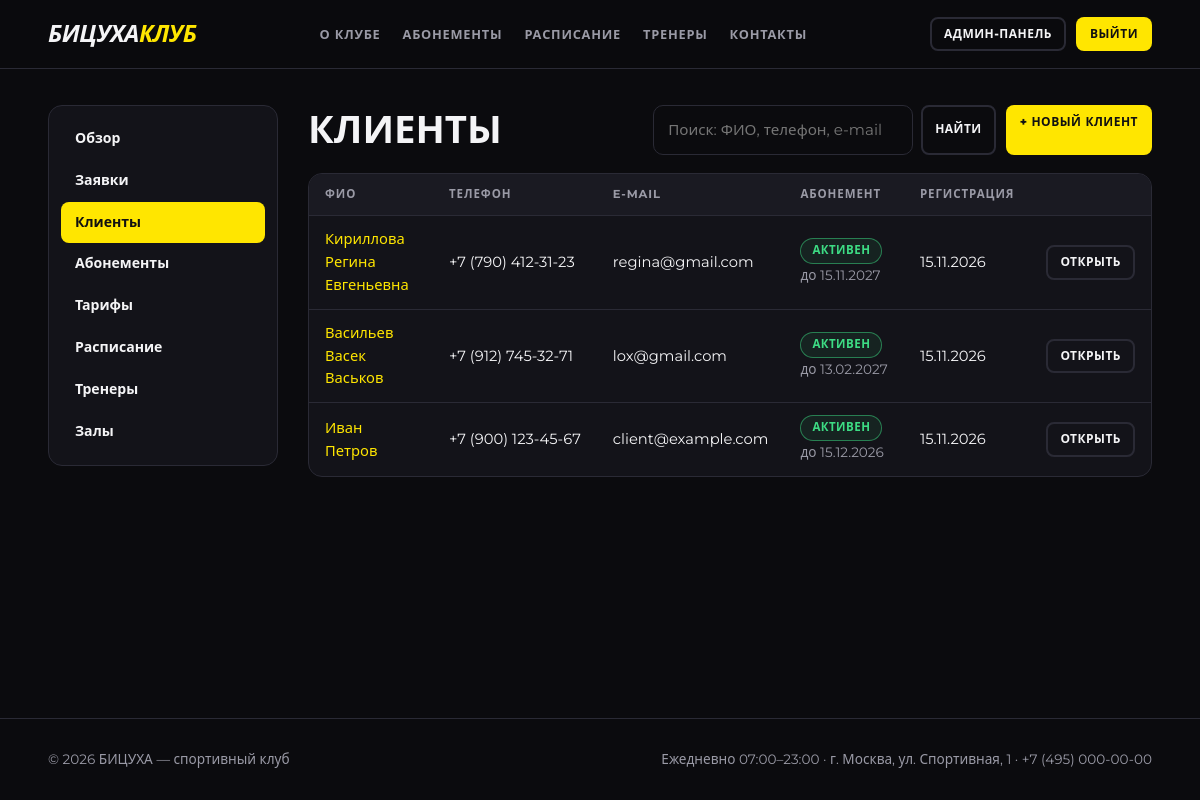
The app's page /admin/clients (signed in) with its own data.
### tables this page shows
CREATE TABLE clients (
    id                INTEGER PRIMARY KEY AUTOINCREMENT,
    user_id           INTEGER NOT NULL UNIQUE REFERENCES users(id) ON DELETE CASCADE,
    full_name         TEXT    NOT NULL,
    phone             TEXT    NOT NULL UNIQUE,
    registration_date TEXT    NOT NULL DEFAULT (date('now','localtime'))
);

CREATE TABLE users (
    id            INTEGER PRIMARY KEY AUTOINCREMENT,
    email         TEXT    NOT NULL UNIQUE COLLATE NOCASE,
    password_hash TEXT    NOT NULL,
    role          TEXT    NOT NULL CHECK (role IN ('client','trainer','admin')),
    is_active     INTEGER NOT NULL DEFAULT 1 CHECK (is_active IN (0,1)),
    created_at    TEXT    NOT NULL DEFAULT (datetime('now','localtime'))
);

### admin.py (the view)
@bp.route("/clients")
def clients():
    term = request.args.get("q", "").strip()
    sql = ("SELECT c.*, u.email, u.is_active, "
           "  (SELECT status FROM subscriptions s WHERE s.client_id=c.id "
           "   AND s.status IN ('pending','active','frozen')) AS sub_status, "
           "  (SELECT end_date FROM subscriptions s WHERE s.client_id=c.id "
           "   AND s.status IN ('pending','active','frozen')) AS sub_end "
           "FROM clients c JOIN users u ON u.id=c.user_id ")
    params = ()
    if term:
        sql += "WHERE c.full_name LIKE ? OR c.phone LIKE ? OR u.email LIKE ? "
        like = f"%{term}%"
        params = (like, f"%{''.join(ch for ch in term if ch.isdigit()) or term}%", like)
    rows = q_all(sql + "ORDER BY c.id DESC", params)
    return render_template("admin/clients.html", rows=rows, term=term)

### admin.py (called while the page is built)
@bp.before_request
@role_required("admin")
def _only_admin():
    return None

@bp.context_processor
def _badges():
    return dict(
        badge_apps=q_val("SELECT COUNT(*) FROM applications WHERE status='new'"),
        badge_pay=q_val("SELECT COUNT(*) FROM subscriptions s JOIN payments p ON p.subscription_id=s.id "
                        "WHERE s.status='pending' AND p.status='pending'"))

### app.py (called while the page is built)
@app.template_filter("date_ru")
def date_ru(value):
    if not value:
        return "—"
    return date.fromisoformat(value[:10]).strftime("%d.%m.%Y")

@app.template_filter("phone")
def phone_fmt(value):
    v = value or ""
    if len(v) == 11:
        return f"+7 ({v[1:4]}) {v[4:7]}-{v[7:9]}-{v[9:]}"
    return v

@app.context_processor
def inject_globals():
    return dict(csrf_token=csrf_token, CLUB_NAME=CLUB_NAME, SUB_STATUS=SUB_STATUS,
                PAY_STATUS=PAY_STATUS, PAY_METHOD=PAY_METHOD, ROLE_NAME=ROLE_NAME,
                today_iso=date.today().isoformat())

@app.before_request
def before_request():
    logic.refresh_statuses()
    load_user()
    check_csrf()

@app.after_request
def security_headers(resp):
    resp.headers.setdefault("X-Content-Type-Options", "nosniff")
    resp.headers.setdefault("X-Frame-Options", "DENY")
    resp.headers.setdefault("Referrer-Policy", "same-origin")
    return resp

### auth.py (called while the page is built)
def load_user():
    g.user = None
    uid = session.get("uid")
    if not uid:
        return
    user = q_one(
        "SELECT u.id, u.email, u.role, u.is_active, "
        "       COALESCE(c.full_name, e.full_name) AS name, "
        "       c.id AS client_id, e.id AS employee_id "
        "FROM users u "
        "LEFT JOIN clients c ON c.user_id = u.id "
        "LEFT JOIN employees e ON e.user_id = u.id "
        "WHERE u.id = ?", (uid,))
    if user and user["is_active"]:
        g.user = user
    else:
        session.clear()

def role_required(*roles):
    def decorator(view):
        @wraps(view)
        def wrapper(*args, **kwargs):
            if g.user is None:
                flash("Войдите в аккаунт, чтобы продолжить.", "error")
                nxt = request.path if request.method == "GET" else None
                return redirect(url_for("login", next=nxt))
            if roles and g.user["role"] not in roles:
                abort(403)
            return view(*args, **kwargs)
        return wrapper
    return decorator

def csrf_token():
    if "_csrf" not in session:
        session["_csrf"] = secrets.token_hex(16)
    return session["_csrf"]

### templates/admin/clients.html
{% extends 'admin/base.html' %}
{% block admin %}
<div class="toolbar">
  <h1 class="page-title" style="margin:0">Клиенты</h1>
  <div style="display:flex;gap:10px;flex-wrap:wrap">
    <form method="get"><input name="q" value="{{ term }}" placeholder="Поиск: ФИО, телефон, e-mail" style="width:260px">
      <button class="btn btn-ghost btn-sm">Найти</button></form>
    <a class="btn btn-primary btn-sm" href="{{ url_for('admin.client_new') }}">+ Новый клиент</a>
  </div>
</div>
<div class="table-wrap"><table>
  <thead><tr><th>ФИО</th><th>Телефон</th><th>E-mail</th><th>Абонемент</th><th>Регистрация</th><th></th></tr></thead><tbody>
  {% for c in rows %}
    <tr><td><a href="{{ url_for('admin.client_detail', client_id=c.id) }}">{{ c.full_name }}</a>
        {% if not c.is_active %}<span class="pill pill-cancelled">заблокирован</span>{% endif %}</td>
      <td class="nowrap">{{ c.phone|phone }}</td><td>{{ c.email }}</td>
      <td>{% if c.sub_status %}<span class="pill pill-{{ c.sub_status }}">{{ SUB_STATUS[c.sub_status] }}</span>
          {% if c.sub_end %}<span class="muted small"> до {{ c.sub_end|date_ru }}</span>{% endif %}
          {% else %}<span class="muted">нет</span>{% endif %}</td>
      <td>{{ c.registration_date|date_ru }}</td>
      <td class="actions"><a class="btn btn-ghost btn-sm" href="{{ url_for('admin.client_detail', client_id=c.id) }}">Открыть</a></td></tr>
  {% else %}<tr><td colspan="6" class="empty">Клиенты не найдены.</td></tr>{% endfor %}
</tbody></table></div>
{% endblock %}

### templates/admin/base.html (shortened to what this page needs)
{% extends 'base.html' %}
{% block content %}
{% set ep = request.endpoint %}
<div class="container admin-layout">
  <aside class="sidebar">
    <a href="{{ url_for('admin.dashboard') }}" class="{{ 'active' if ep == 'admin.dashboard' }}">Обзор</a>
    <a href="{{ url_for('admin.applications') }}" class="{{ 'active' if ep.startswith('admin.application') }}">Заявки
      {% if badge_apps %}<span class="count">{{ badge_apps }}</span>{% endif %}</a>
    <a href="{{ url_for('admin.clients') }}" class="{{ 'active' if ep.startswith('admin.client') }}">Клиенты</a>
    <a href="{{ url_for('admin.subscriptions') }}" class="{{ 'active' if ep.startswith('admin.subscription') }}">Абонементы
      {% if badge_pay %}<span class="count">{{ badge_pay }}</span>{% endif %}</a>
    <a href="{{ url_for('admin.plans') }}" class="{{ 'active' if ep.startswith('admin.plan') }}">Тарифы</a>
    <a href="{{ url_for('admin.classes') }}" class="{{ 'active' if ep.startswith('admin.class') }}">Расписание</a>
    <a href="{{ url_for('admin.trainers') }}" class="{{ 'active' if ep.startswith('admin.trainer') }}">Тренеры</a>
    <a href="{{ url_for('admin.halls') }}" class="{{ 'active' if ep.startswith('admin.hall') }}">Залы</a>
  </aside>
  <div>{% block admin %}{% endblock %}</div>
</div>
{% endblock %}

### templates/base.html (shortened to what this page needs)
<!DOCTYPE html>
<html lang="ru">
<head>
  <link rel="stylesheet" href="{{ url_for('static', filename='css/style.css') }}">
</head>
<body>
<header class="site-header">
  <div class="container header-row">
    <a class="logo" href="{{ url_for('index') }}">{{ CLUB_NAME }}<span>КЛУБ</span></a>
    <ul class="nav" id="nav">
      <li><a href="{{ url_for('index') }}#about">О клубе</a></li>
      <li><a href="{{ url_for('index') }}#plans">Абонементы</a></li>
      <li><a href="{{ url_for('schedule') }}">Расписание</a></li>
      <li><a href="{{ url_for('index') }}#coaches">Тренеры</a></li>
      <li><a href="{{ url_for('index') }}#contact">Контакты</a></li>
    </ul>
    <div class="auth">
      {% if g.user %}
        {% if g.user.role == 'admin' %}
          <a class="btn btn-ghost btn-sm" href="{{ url_for('admin.dashboard') }}">Админ-панель</a>
        {% elif g.user.role == 'trainer' %}
          <a class="btn btn-ghost btn-sm" href="{{ url_for('trainer_page') }}">Мои занятия</a>
        {% else %}
          <a class="btn btn-ghost btn-sm" href="{{ url_for('cabinet') }}">Кабинет</a>
        {% endif %}
        <form method="post" action="{{ url_for('logout') }}">
          <button class="btn btn-primary btn-sm" type="submit">Выйти</button>
        </form>
      {% else %}
        <a class="btn btn-ghost btn-sm" href="{{ url_for('login') }}">Войти</a>
        <a class="btn btn-primary btn-sm" href="{{ url_for('register') }}">Регистрация</a>
      {% endif %}
    </div>
  </div>
</header>
<main>{% block content %}{% endblock %}</main>
<footer class="site-footer">
  <div class="container footer-row">
    <span>© {{ today_iso[:4] }} {{ CLUB_NAME }} — спортивный клуб</span>
    <span>Ежедневно 07:00–23:00 · г. Москва, ул. Спортивная, 1 · +7 (495) 000-00-00</span>
  </div>
</footer>
</body>
</html>

### static/css/style.css (style rules this page uses)
:root { --bg: #0b0b0e; --surface: #131319; --surface-2: #1a1a22; --line: #2a2a35; --accent: #ffe600; --accent-ink: #111; --text: #f4f4f6; --muted: #9a9aa6; --ok: #3ddc84; --warn: #ffb020; --err: #ff5a5f; --radius: 14px; }
* { box-sizing: border-box; margin: 0; padding: 0; }
html { scroll-behavior: smooth; scroll-padding-top: 80px; }
body { font-family: 'Montserrat', system-ui, -apple-system, 'Segoe UI', Roboto, Arial, sans-serif; background: var(--bg); color: var(--text); line-height: 1.55; min-height: 100vh; display: flex; flex-direction: column; }
main { flex: 1; }
a { color: var(--accent); text-decoration: none; }
h1, h2, h3, h4 { line-height: 1.15; font-weight: 800; }
.container { width: min(1180px, 92%); margin: 0 auto; }
.muted { color: var(--muted); }
.small { font-size: .85rem; }
.nowrap { white-space: nowrap; }
.site-header { position: sticky; top: 0; z-index: 50; background: rgba(11,11,14,.92); backdrop-filter: blur(12px); border-bottom: 1px solid var(--line); }
.header-row { display: flex; align-items: center; justify-content: space-between; gap: 20px; height: 68px; }
.logo { font-weight: 900; font-size: 1.5rem; letter-spacing: -.5px; font-style: italic; color: var(--text); }
.logo span { color: var(--accent); }
.nav { display: flex; gap: 22px; list-style: none; }
.nav a { color: var(--muted); font-weight: 700; font-size: .8rem; text-transform: uppercase; letter-spacing: .06em; }
.auth { display: flex; align-items: center; gap: 10px; }
.auth form { display: inline; }
.btn { display: inline-block; border: 2px solid transparent; border-radius: 10px; cursor: pointer; padding: 11px 22px; font: inherit; font-weight: 800; font-size: .9rem; text-transform: uppercase; letter-spacing: .04em; transition: transform .1s, background .2s, border-color .2s; text-align: center; }
.btn-primary { background: var(--accent); color: var(--accent-ink); }
.btn-ghost { background: transparent; color: var(--text); border-color: var(--line); }
.btn-sm { padding: 6px 12px; font-size: .75rem; border-radius: 8px; }
.table-wrap { overflow-x: auto; border: 1px solid var(--line); border-radius: var(--radius); background: var(--surface); }
table { width: 100%; border-collapse: collapse; font-size: .92rem; }
th, td { padding: 12px 16px; text-align: left; border-bottom: 1px solid var(--line); vertical-align: middle; }
th { background: var(--surface-2); font-size: .72rem; text-transform: uppercase; letter-spacing: .08em; color: var(--muted); white-space: nowrap; }
tr:last-child td { border-bottom: 0; }
td.actions { white-space: nowrap; text-align: right; }
input, select, textarea { width: 100%; background: var(--bg); border: 1px solid var(--line); color: var(--text); border-radius: 10px; padding: 12px 14px; font: inherit; font-size: .95rem; }
.page-title { font-size: clamp(1.7rem, 4vw, 2.4rem); text-transform: uppercase; margin-bottom: 8px; }
.pill { display: inline-block; padding: 3px 11px; border-radius: 20px; font-size: .72rem; font-weight: 800; text-transform: uppercase; letter-spacing: .04em; border: 1px solid; white-space: nowrap; }
.pill-active, .pill-paid, .pill-booked, .pill-processed, .pill-planned { color: var(--ok); border-color: rgba(61,220,132,.5); background: rgba(61,220,132,.08); }
.admin-layout { display: grid; grid-template-columns: 230px 1fr; gap: 30px; padding: 36px 0 70px; align-items: start; }
.sidebar { position: sticky; top: 90px; background: var(--surface); border: 1px solid var(--line); border-radius: var(--radius); padding: 12px; }
.sidebar a { display: flex; justify-content: space-between; gap: 8px; padding: 10px 14px; border-radius: 8px; color: var(--text); font-weight: 700; font-size: .88rem; }
.sidebar a.active { background: var(--accent); color: var(--accent-ink); }
.toolbar { display: flex; justify-content: space-between; align-items: center; gap: 14px; flex-wrap: wrap; margin-bottom: 18px; }
.toolbar form { display: flex; gap: 8px; }
.site-footer { border-top: 1px solid var(--line); padding: 30px 0; color: var(--muted); font-size: .85rem; }
.footer-row { display: flex; justify-content: space-between; flex-wrap: wrap; gap: 14px; }

### records on screen
clients: full_name "Кириллова Регина Евгеньевна", phone "+7 (790) 412-31-23", email "regina@gmail.com", SUB_STATUS "АКТИВЕН", sub_end "15.11.2027", registration_date "15.11.2026"
clients: full_name "Васильев Васек Васьков", phone "+7 (912) 745-32-71", email "lox@gmail.com", SUB_STATUS "АКТИВЕН", sub_end "13.02.2027", registration_date "15.11.2026"
clients: full_name "Иван Петров", phone "+7 (900) 123-45-67", email "client@example.com", SUB_STATUS "АКТИВЕН", sub_end "15.12.2026", registration_date "15.11.2026"

### other values on screen
{{ CLUB_NAME }} "БИЦУХА"
